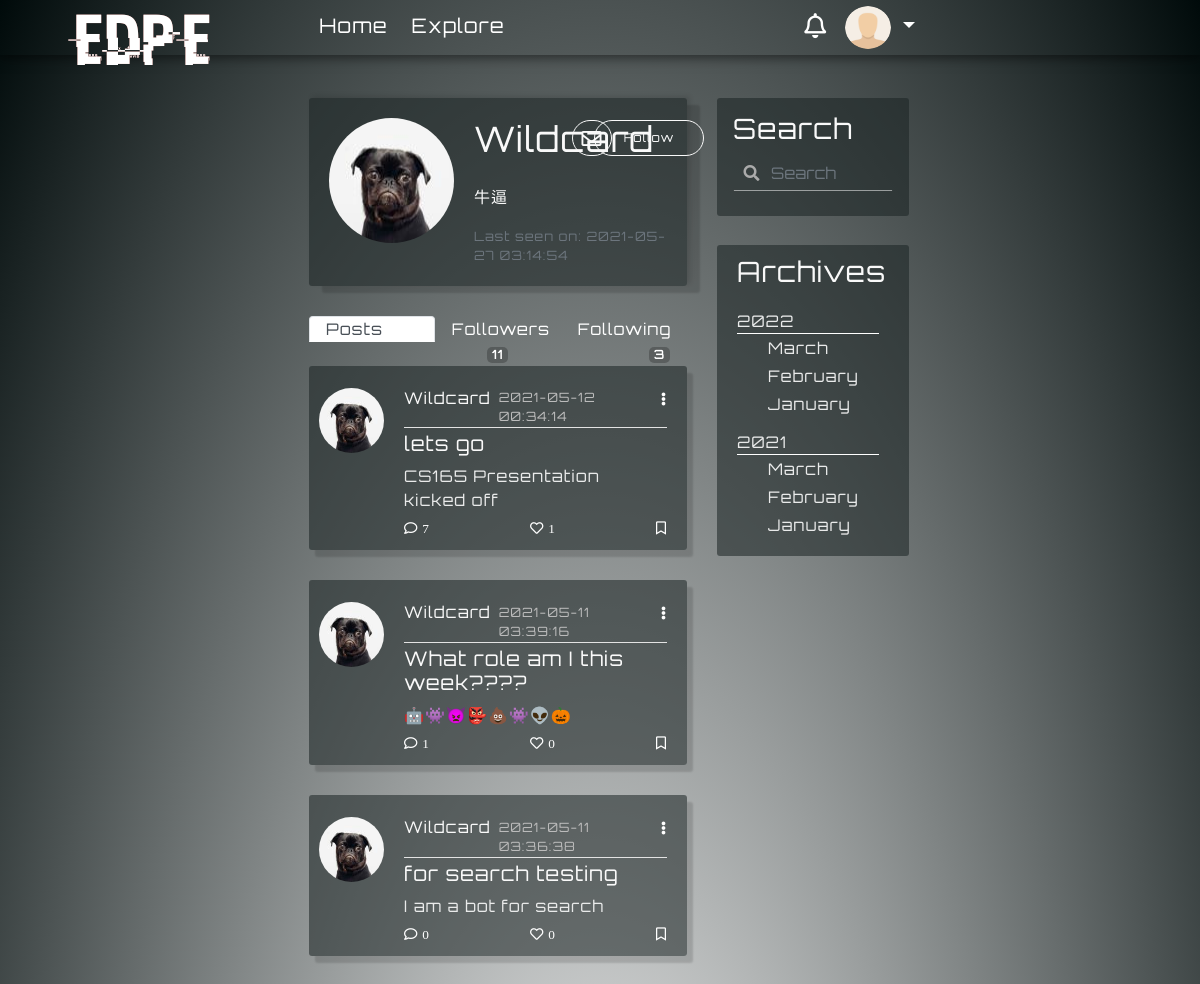
The page /user/Wildcard (signed in) on the database its author committed.
### myBlogApp/models.py (models this page shows, shortened)
class User(UserMixin, db.Model):
    id = db.Column(db.Integer, primary_key=True)
    username = db.Column(db.String(64), index=True, unique=True)
    email = db.Column(db.String(120), index=True, unique=True)
    image_file = db.Column(db.String(200), default='default.png')
    password_hash = db.Column(db.String(128))
    about_me = db.Column(db.String(140))
    last_seen = db.Column(db.DateTime, default=datetime.utcnow())
    posts = db.relationship('Post', backref='author', foreign_keys='Post.user_id', lazy=True)
    comments = db.relationship('Comment', backref='c_author', foreign_keys='Comment.author_id', lazy='dynamic')
    followed = db.relationship(
        'User', secondary=followers,
        primaryjoin=(followers.c.follower_id == id),
        secondaryjoin=(followers.c.followed_id == id),
        backref=db.backref('followers', lazy='dynamic'), lazy='dynamic')
    liked = db.relationship('Like_Post', foreign_keys='Like_Post.liked_user_id', backref='liked_author', lazy='dynamic')
    message_sent = db.relationship('Message', foreign_keys='Message.sender_id', backref='author', lazy='dynamic')
    message_received = db.relationship('Message', foreign_keys='Message.recipient_id', backref='recipient', lazy='dynamic')
    last_message_read_time = db.Column(db.DateTime)
    notifications = db.relationship('Notification', foreign_keys='Notification.notification_user_id',
                                    backref='notification_user', lazy='dynamic')
    def new_messages(self):
        last_read_time = self.last_message_read_time or datetime(1900, 1, 1)
        return Message.query.filter_by(recipient=self).filter(Message.timestamp > last_read_time).count()
    def has_liked_post(self, post):
        return Like_Post.query.filter(
            Like_Post.liked_user_id == self.id,
            Like_Post.liked_post_id == post.id).count() > 0
    def is_following(self, user):
        return self.followed.filter(
            followers.c.followed_id == user.id).count() > 0

class SearchableMixin(object):
    @classmethod
    def before_commit(cls, session):
        session._changes = {
            'add': list(session.new),
            'update': list(session.dirty),
            'delete': list(session.deleted)
        }
    @classmethod
    def after_commit(cls, session):
        for obj in session._changes['add']:
            if isinstance(obj, SearchableMixin):
                add_to_index(obj.__tablename__, obj)
        for obj in session._changes['update']:
            if isinstance(obj, SearchableMixin):
                add_to_index(obj.__tablename__, obj)
        for obj in session._changes['delete']:
            if isinstance(obj, SearchableMixin):
                remove_from_index(obj.__tablename__, obj)
        session._changes = None

class Post(SearchableMixin, db.Model):
    __searchable__ = ['body']
    id = db.Column(db.Integer, primary_key=True)
    title = db.Column(db.String(100))
    body = db.Column(db.String(140))
    post_picture = db.Column(db.String(200))
    timestamp = db.Column(db.DateTime, index=True, default=datetime.utcnow)
    user_id = db.Column(db.Integer, db.ForeignKey('user.id'))
    comment = db.relationship('Comment', backref='post', foreign_keys='Comment.post_id', lazy='dynamic')
    comment_num = db.Column(db.Integer, default=0)
    likes = db.relationship('Like_Post', backref='l_post', lazy='dynamic')

### myBlogApp/routes.py (the view)
@app.route('/user/<string:username>', methods=['POST', 'GET'])
@login_required
def user_posts(username):
    if request.method == 'POST':
        following_name = request.get_json()
        boolean = check_if_following(following_name)
        return jsonify({'error': boolean})
    page = request.args.get('page', 1, type=int)
    user = User.query.filter_by(username=username).first_or_404()
    posts = Post.query.filter_by(author=user).order_by(Post.timestamp.desc()).paginate(page=page, per_page=1000)
    return render_template('profile-dashboard.html', title='Users Posts', posts=posts, user=user)

### myBlogApp/form.py
class SearchForm(FlaskForm):
    q = StringField('Search', validators=[DataRequired()])
    def __init__(self, *args, **kwargs):
        if 'formdata' not in kwargs:
            kwargs['formdata'] = request.args
        if 'csrf_enabled' not in kwargs:
            kwargs['csrf_enabled'] = False
        super(SearchForm, self).__init__(*args, **kwargs)

### myBlogApp/models.py (called while the page is built)
@login.user_loader
def load_user(id):
    return User.query.get(int(id))

### myBlogApp/routes.py (called while the page is built)
@app.before_request
def before_request():
    if current_user.is_authenticated:
        current_user.last_seen = datetime.utcnow()
        db.session.commit()
        g.search_form = SearchForm()

### myBlogApp/templates/profile-dashboard.html (shortened to what this page needs)
{% extends 'base.html' %}
{% block content %}
    <div class="content-section box-s-control">
        <div class="media">
            <img class="rounded-circle account-img" src="{{ url_for('static', filename='profile/' + user.image_file) }}">
            <div class="media-body">
                <div style=" justify-content: space-between; margin-left: 0" class="row">
                    <h3 class="account-heading heading-margin-control">{{ user.username }}</h3>
                    {% if user != current_user %}
                        <a class="envelope-position" href="{{ url_for('send_message', recipient=user.username) }}"><i class="far fa-envelope message-icon-position"></i></a>
                    {% endif %}
                   {% if user == current_user %}
                            <a class="btn btn-profile" id="edit-profile" rel="6" data-toggle="modal" data-target="#exampleModalCenter3" href="{{ url_for('user')}}">Edit profile</a>
                            {% elif not current_user.is_following(user) %}
                            <a  class="btn btn-profile" id="f_f" rel="{{ url_for('follow', username=user.username) }}" href="javascript:">Follow</a>
                            {% else %}
                            <a  class="btn btn-profile" id="uf_f" rel="{{ url_for('unfollow', username=user.username) }}" href="javascript:">Unfollow</a>
                            {% endif %}
                    </div>
                    {% if user.about_me %}<h6 class="h6-margin-control" id="test6">{{ user.about_me }}</h6>{% endif %}
                    {% if user.last_seen %}<p class="p-margin-control text-secondary">Last seen on: {{ user.last_seen.strftime('%Y-%m-%d %T') }}</p>{% endif %}
            </div>
        </div>
    </div>
    <ul class="nav nav-tabs tab-border-control " id="myTab" role="tablist">
      <li class="nav-item equel-width">
        <a class="nav-link active tab-btn" style="text-align: start" id="home-tab" data-toggle="tab" href="#home" role="tab" aria-controls="home" aria-selected="true">Posts</a>
      </li>
      <li class="nav-item equel-width">
        <a class="nav-link tab-btn" style="text-align: center" id="profile-tab " data-toggle="tab" href="#profile" role="tab" aria-controls="profile" aria-selected="false">Followers <span class="badge badge-secondary badge-color-control">{{ user.followers.count() }}</span></a>
      </li>
      <li class="nav-item equel-width">
        <a class="nav-link tab-btn" style="text-align: end" id="contact-tab " data-toggle="tab" href="#contact" role="tab" aria-controls="contact" aria-selected="false">Following <span class="badge badge-secondary badge-color-control">{{ user.followed.count() }}</span></a>
      </li>
    </ul>
    <div class="tab-content" id="myTabContent">
      <div class="tab-pane fade show active " id="home" role="tabpanel" aria-labelledby="home-tab">
          {% include 'post_on_profile.html' %}
      </div>
    </div>
{% endblock %}

### myBlogApp/templates/navbar.html (shortened to what this page needs)
<nav class="navbar fixed-top navbar-expand-lg scrolling-navbar font-control">
    <div class="collapse navbar-collapse" id="navbarSupportedContent">
      <a class="navbar-brand nav-margin-control logo-style" href="{{ url_for('home') }}"><div class="logo-font glitch-effect" data-text="EDPE">EDPE</div> </a>
      <ul class="navbar-nav mr-auto">
        <li class="nav-item active">
          <a class=" hover-control link-control padding-control" id="homeLink" href={{ url_for("home")}}>Home</a>
        </li>
        <li class="nav-item">
          <a class=" hover-control link-control padding-control" id="exploreLink" href={{ url_for("explore")}}>Explore</a>
        </li>
      </ul>
      {% if current_user.is_anonymous %}
          <a class="btn btn-outline-white btn-outline login-button-margin-control js-anchor1"  data-toggle="modal" data-backdrop="false" data-target="#modalForLogin" href="{{ url_for('login')}}">login</a>
      {% else %}
        <a href='{{url_for('messages')}}' class="notification">
          <i class="far fa-bell bell-size"></i>
            {% set new_messages = current_user.new_messages() %}
        </a>
      {% endif %}
        <div>
        {% if current_user.is_anonymous %}
            <a class="btn btn-outline-white btn-outline signup-button-margin-control js-anchor2"  data-toggle="modal" data-target="#exampleModalCenter1"  data-backdrop="false" href="{{ url_for('register')}}">Sign Up</a>
        {% else %}
            <ul class="navbar-nav" id="nav">
                <li class="nav-item dropdown">
                    <a class="nav-link dropdown-toggle" href="#" id="navbarDropdownMenuLink1" role="button" data-toggle="dropdown" aria-haspopup="true" aria-expanded="false" >
                      {% if current_user.is_anonymous %}
                        <img alt="default avatar" class="rounded-circle avatar" src="{{  url_for('static', filename='profile/default.png' )}}">
                        {% else %}
                       <img alt="avatar" class="rounded-circle avatar" src="{{  url_for('static', filename='profile/' + current_user.image_file)}}">
                        {% endif %}
                    </a>
                </li>
             </ul>
        {% endif %}
        </div>
    </div>
</nav>

### myBlogApp/templates/post_on_profile.html (shortened to what this page needs)
{% for post in posts.items %}
    <article class="media content-section border-w-0 art-link">
        <a class="mr-1"  href="{{ url_for('user_posts', username=post.author.username) }}">
            <img class="rounded-circle article-img" src="{{ url_for('static', filename = 'profile/' + post.author.image_file) }}">
    </a>
      <div class="media-body">
        <div class="article-metadata space-control">
          <a class="mr-2" style="font-weight: 500" href="{{ url_for('user_posts', username=post.author.username) }}">{{ post.author.username }}</a>
          <small class=" small-margin-control ">{{ post.timestamp.strftime('%Y-%m-%d %T') }}</small>
                <div class="dropdown">
                     <a class="comment-color dropdown-toggle toggle-remove", id="navbarDropdownMenuLink2" data-toggle="dropdown" aria-haspopup="true" aria-expanded="false" href="#"><i class="fas fa-ellipsis-v immune-click add-padding"></i></a>
                </div>
        </div>
        <h5><a class="article-title" href="{{ url_for('post', post_id = post.id) }}">{{ post.title }}</a></h5>
        <p class="article-content">{{ post.body }}</p>
         <div class="article-metadata pm-control check-index-for-like-profile space-control" >
            <a class="comment-color", id="addComments" data-toggle="modal" data-target="#exampleModalCenter2" rel="6"  href="{{ url_for('addComments', post_id= post.id) }}"><i class="far fa-comment i-margin-control immune-click">{{ post.comment_num }}</i></a>
            {% if current_user.has_liked_post(post)%}
                <a class="comment-color like-link-home hide-for-like ", id="l_l" rel="{{ url_for('like', post_id = post.id) }}" href="javascript:"><i class="far fa-heart i-margin-control i-unlike immune-click">{{post.likes.count()}}</i></a>
                <a class="comment-color unlike-link-home", id="ul_l" rel="{{ url_for('unlike', post_id = post.id) }}" href="javascript:"><i class="fas fa-heart i-margin-control i-color-change i-like immune-click">{{post.likes.count()}}</i></a>
            {% else %}
                <a class="comment-color like-link-home ", id="l_l" rel="{{ url_for('like', post_id = post.id) }}" href="javascript:"><i class="far fa-heart i-margin-control i-like immune-click">{{post.likes.count()}}</i></a>
            {% endif %}
            <a class="comment-color",   href="#"><i class="far fa-bookmark immune-click"></i></a>
         </div>
      </div>
    </article>
{% endfor %}

### myBlogApp/static/temp212.css (style rules this page uses)
:root { --input-padding-x: 1.5rem; --input-padding-y: 0.75rem; }
a { color: #f9f9f9; }
html { overflow: auto; height: 100%; }
p { margin-bottom: 0; }
.form-control-change { background-image: linear-gradient(0deg, #fdca47 2px,rgba(0,150,136,0) 0),linear-gradient(0deg, #ffffff8c 1px,transparent 0); }
.form-control-change { background-repeat: no-repeat; background-position-x: center, 50%; background-position-y: bottom, calc(100% - 1px); background-size: 0 100%,100% 100%; border: 0; transition: background 0s ease-out; padding-left: 0; padding-right: 0; }
.form-control { color: #FFFFFF8c; }
.logo-font { font-family: hackedregular, sans-serif; font-size: 6vw; }
.glitch-effect::before,.glitch-effect::after { content: attr(data-text); position: absolute; top: 0; left: 0; width: 100%; height: 100%; z-index: -1; }
.glitch-effect::before { color: #333333; animation: glitch-effect 3s infinite; }
.glitch-effect::after { color: #b96760; animation: glitch-effect 2s infinite; }

### myBlogApp/static/nav84.css (style rules this page uses)
.navbar { background: transparent; box-shadow: 0 2px 11px 1px rgba(0,0,0,0.5); padding: 6px 20px; }
.link-control { position: relative; text-decoration: none }
.padding-control { bottom: 2px; padding-bottom: 8px; padding-right: 2px; padding-left: 2px; margin-right: 20px; color: #fff; }
.link-control:before { content: ""; position: absolute; width: 100%; height: 8px; bottom: -8px; left: 0; background-color: #ce324c ; visibility: hidden; -webkit-transform: scaleX(0); transform: scaleX(0); -webkit-transition: all 0.3s ease-in-out 0s; transition: all 0.3s ease-in-out 0s; }
.font-control { font-size: 20px; }
.nav-link { color: white; padding-top: 0; padding-bottom: 0; }
.navbar-brand { color: white; }
.avatar { height: 43px; width: 46px; }
.nav-margin-control { font-size: 25px!important; margin: 0 1rem auto 0; padding-top: 0!important; }
@media (min-width: 992px) { .navbar-expand-lg .navbar-collapse { margin: 0 auto; max-width: 53%; padding-left: 20px; } }
.toggle-remove:after { content: none!important; }
.logo-style { position: absolute; z-index: 10000; left: 6%; top: -20%; }
.notification { color: white; text-decoration: none; padding: 0 10px; position: relative; display: inline-block; border-radius: 2px; }
.bell-size { font-size: 25px; }
.equel-width { width: 33.3%; margin-bottom: 0!important; }

### myBlogApp/static/btn-style10.css (style rules this page uses)
.btn-profile { position: absolute; top: 40px; left: 87%; background: none; color: #F9F9F9; width: 110px; height: 36px; border: 1px solid #f9f9f9; font-size: 12px; border-radius: 25px; transition: 0.8s; overflow: hidden; transform: translate(-50%, -50%); padding: 8px 10px; }
.btn-profile:before { content: ''; display: block; position: absolute; background: #333333; width: 60px; height: 100px; left: 0; top: 0; opacity: 0.5; filter: blur(30px); transform: translateX(-130px) skewX(-15deg); }
.btn-profile:after { content: ''; display: block; position: absolute; background: #333333; width: 30px; height: 100%; left: 30px; top: 0; opacity: 0; filter: blur(30px); transform: translate(-100px) skewX(-15deg); }

### myBlogApp/static/search3.css (style rules this page uses)
.has-search .form-control { padding-left: 2.375rem; padding-right:10px; background-color: transparent; }

### rows shown on the page
User: image_file (placeholder picture)
User: image_file (picture), username "Wildcard", about_me "牛逼", last_seen "2021-05-27 03:14:54"
Post: image_file (picture), author.username "Wildcard", timestamp "2021-05-12 00:34:14", title "lets go", body "CS165 Presentation kicked off", comment_num "7", likes.count "1"
Post: image_file (picture), author.username "Wildcard", timestamp "2021-05-11 03:39:16", title "What role am I this week????", body "🤖👾👿👺💩👾👽🎃", comment_num "1", likes.count "0"
Post: image_file (picture), author.username "Wildcard", timestamp "2021-05-11 03:36:38", title "for search testing", body "I am a bot for search", comment_num "0", likes.count "0"

### other values the page prints
{{ user.followers.count() }} "11"
{{ user.followed.count() }} "3"
